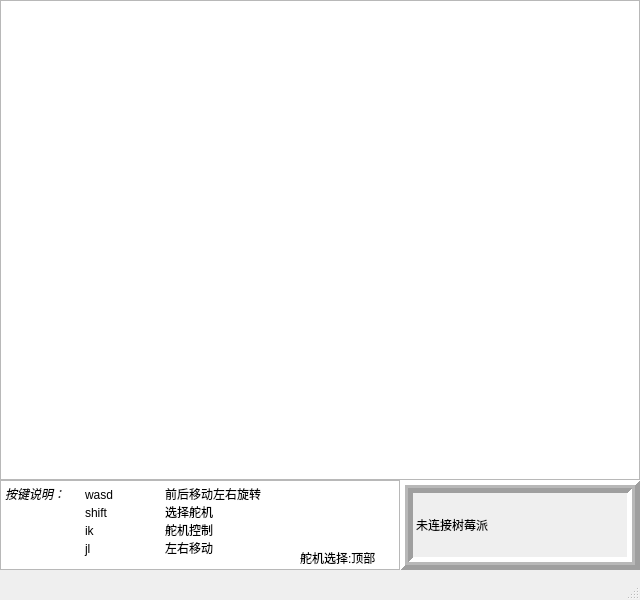
<?xml version="1.0" encoding="UTF-8"?>
<ui version="4.0">
 <class>MainWindow</class>
 <widget class="QMainWindow" name="MainWindow">
  <property name="geometry">
   <rect>
    <x>0</x>
    <y>0</y>
    <width>640</width>
    <height>600</height>
   </rect>
  </property>
  <property name="windowTitle">
   <string>PC_controler</string>
  </property>
  <widget class="QWidget" name="centralwidget">
   <widget class="QGraphicsView" name="graphicsView">
    <property name="geometry">
     <rect>
      <x>0</x>
      <y>0</y>
      <width>640</width>
      <height>480</height>
     </rect>
    </property>
   </widget>
   <widget class="QTextBrowser" name="textBrowser">
    <property name="geometry">
     <rect>
      <x>0</x>
      <y>480</y>
      <width>400</width>
      <height>90</height>
     </rect>
    </property>
    <property name="html">
     <string>&lt;!DOCTYPE HTML PUBLIC &quot;-//W3C//DTD HTML 4.0//EN&quot; &quot;http://www.w3.org/TR/REC-html40/strict.dtd&quot;&gt;
&lt;html&gt;&lt;head&gt;&lt;meta name=&quot;qrichtext&quot; content=&quot;1&quot; /&gt;&lt;style type=&quot;text/css&quot;&gt;
p, li { white-space: pre-wrap; }
&lt;/style&gt;&lt;/head&gt;&lt;body style=&quot; font-family:'SimSun'; font-size:9pt; font-weight:400; font-style:normal;&quot;&gt;
&lt;p style=&quot; margin-top:0px; margin-bottom:0px; margin-left:0px; margin-right:0px; -qt-block-indent:0; text-indent:0px;&quot;&gt;&lt;span style=&quot; font-style:italic;&quot;&gt;按键说明：	&lt;/span&gt;wasd&lt;span style=&quot; font-style:italic;&quot;&gt;	&lt;/span&gt;前后移动左右旋转&lt;/p&gt;
&lt;p style=&quot; margin-top:0px; margin-bottom:0px; margin-left:0px; margin-right:0px; -qt-block-indent:0; text-indent:0px;&quot;&gt;	shift	选择舵机&lt;/p&gt;
&lt;p style=&quot; margin-top:0px; margin-bottom:0px; margin-left:0px; margin-right:0px; -qt-block-indent:0; text-indent:0px;&quot;&gt;	ik	舵机控制&lt;/p&gt;
&lt;p style=&quot; margin-top:0px; margin-bottom:0px; margin-left:0px; margin-right:0px; -qt-block-indent:0; text-indent:0px;&quot;&gt;	jl	左右移动&lt;/p&gt;&lt;/body&gt;&lt;/html&gt;</string>
    </property>
   </widget>
   <widget class="QLabel" name="chosen_steering">
    <property name="geometry">
     <rect>
      <x>300</x>
      <y>550</y>
      <width>98</width>
      <height>15</height>
     </rect>
    </property>
    <property name="text">
     <string>舵机选择:顶部</string>
    </property>
   </widget>
   <widget class="QLabel" name="status">
    <property name="geometry">
     <rect>
      <x>400</x>
      <y>480</y>
      <width>240</width>
      <height>90</height>
     </rect>
    </property>
    <property name="frameShape">
     <enum>QFrame::Box</enum>
    </property>
    <property name="frameShadow">
     <enum>QFrame::Raised</enum>
    </property>
    <property name="lineWidth">
     <number>5</number>
    </property>
    <property name="midLineWidth">
     <number>3</number>
    </property>
    <property name="text">
     <string>未连接树莓派</string>
    </property>
    <property name="textFormat">
     <enum>Qt::PlainText</enum>
    </property>
   </widget>
  </widget>
  <widget class="QMenuBar" name="menubar">
   <property name="geometry">
    <rect>
     <x>0</x>
     <y>0</y>
     <width>640</width>
     <height>26</height>
    </rect>
   </property>
  </widget>
  <widget class="QStatusBar" name="statusbar"/>
 </widget>
 <resources/>
 <connections/>
</ui>
